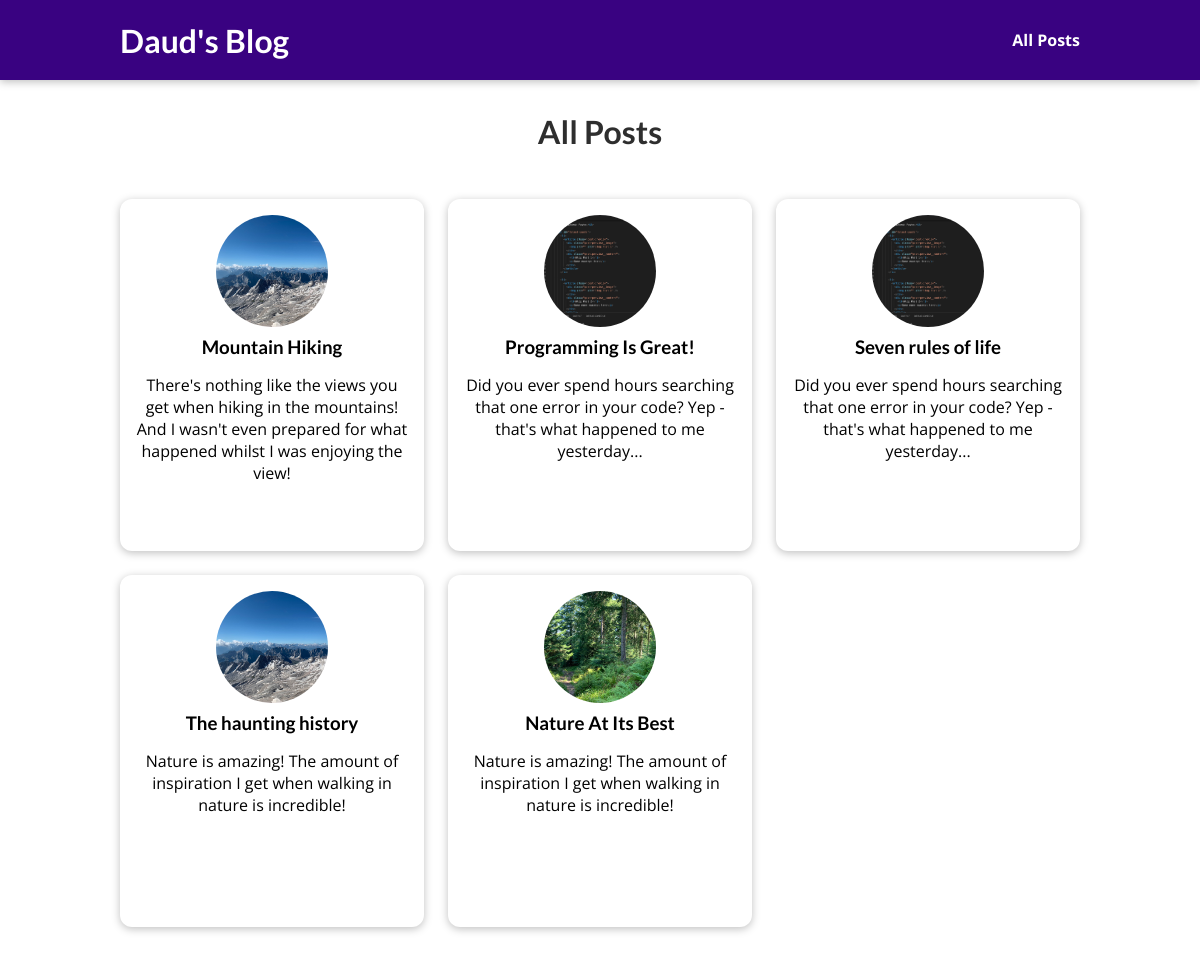
Page /posts on the earlier database version.
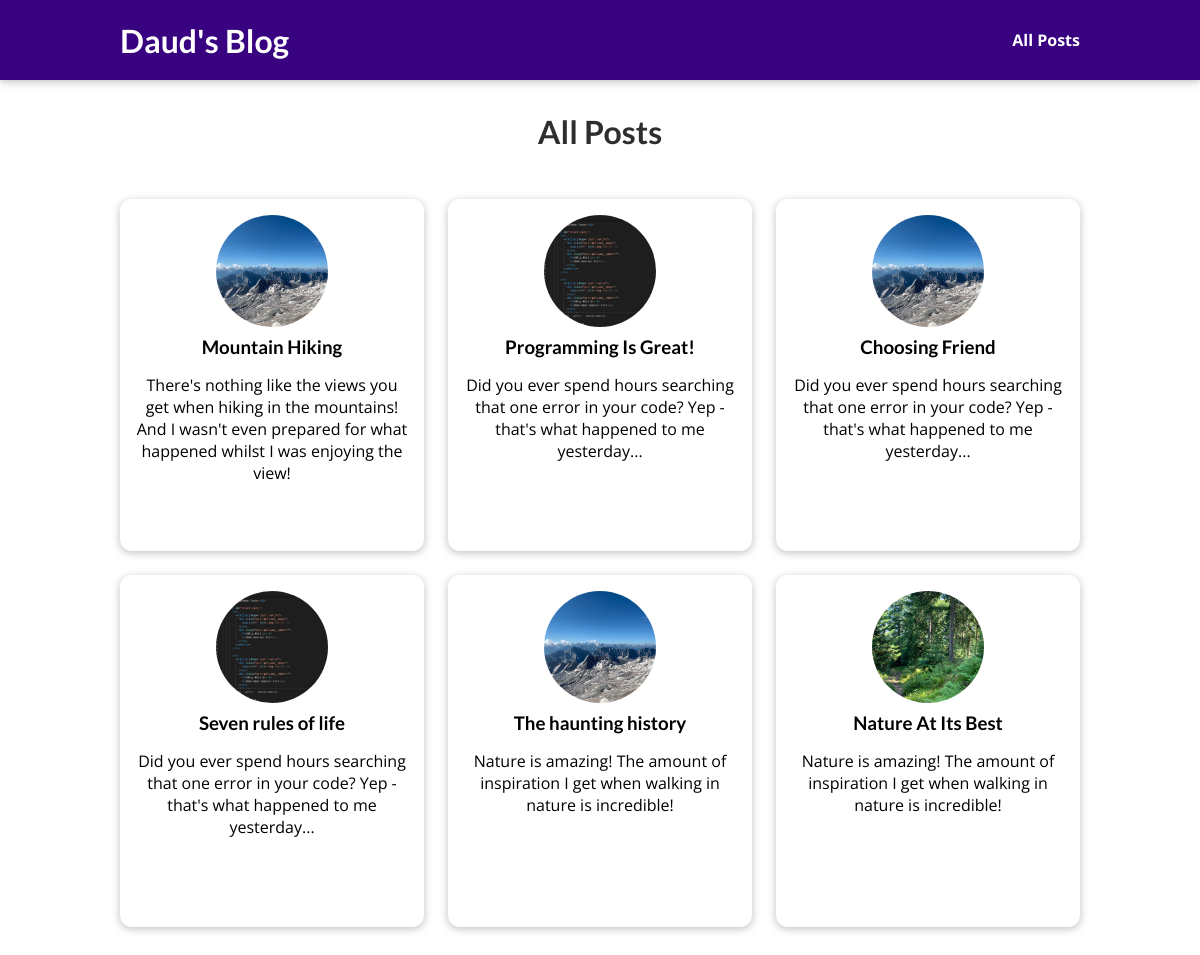
Same page on the later database version.
### blog/models.py (models this page shows, shortened)
class Post(models.Model):
    title = models.CharField(max_length = 100)
    image = models.CharField(max_length = 100)
    date = models.DateField()
    excerpt = models.TextField()
    content = models.TextField()
    author = models.ForeignKey(Author, on_delete=models.CASCADE)
    slug = models.SlugField(unique = True ,null=False)
    tag = models.ManyToManyField(Tag, blank= True)

### blog/views.py (the view)
# urls.py: path("posts", views.posts,name="posts-page"),
def posts(request):
    all_post = Post.objects.all().order_by('-date')
    return render(request,"blog/allPosts.html",{"allPost":all_post})

### blog/templates/blog/allPosts.html (shortened to what this page needs)
{% extends "base.html" %}
{% load static %}
{% block css_styling %}
    <link rel="stylesheet" href="{% static "blog/style.css" %}">
{% endblock css_styling %}
{% block content %}
<header id="main-navigation">
    <h1><a href="{% url "start-project" %}">Daud's Blog</a></h1>
    <nav>
        <a href="{% url "posts-page" %}">All Posts</a>
    </nav>
</header>
<section id="all-posts">
    <h2>All Posts</h2>
    <ul>
        {% for post in allPost %}
        {% include "blog/include/posts.html" %}
        {% endfor %}
    </ul>
</section>
{% endblock content %}

### blog/templates/blog/include/posts.html
{% load static %}
<li>
    <article class = "post">
        <a href="{% url "post-details" post.slug%}">
            <img src="{% static "blog/images/"|add:post.image %}" alt="">
            <div class="post_content">
                <h3>{{post.title}} </h3>
                <p>
                    {{post.excerpt}}
                </p>
            </div>
        </a>
    </article>
</li>

Differences in the rows shown:
added Post: image (picture), title "Choosing Friend", excerpt "Did you ever spend hours searching that one error in your code? Yep - that's what happened to me yesterday..."
